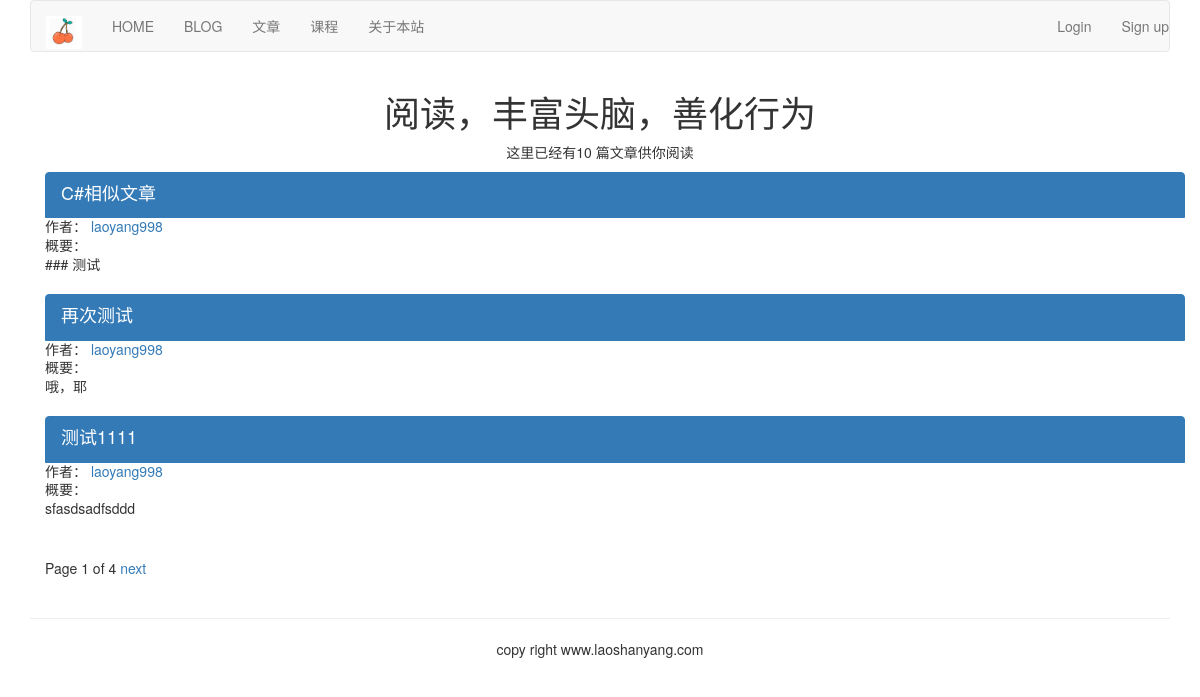
Page /article/list_article_titles on the earlier database version.
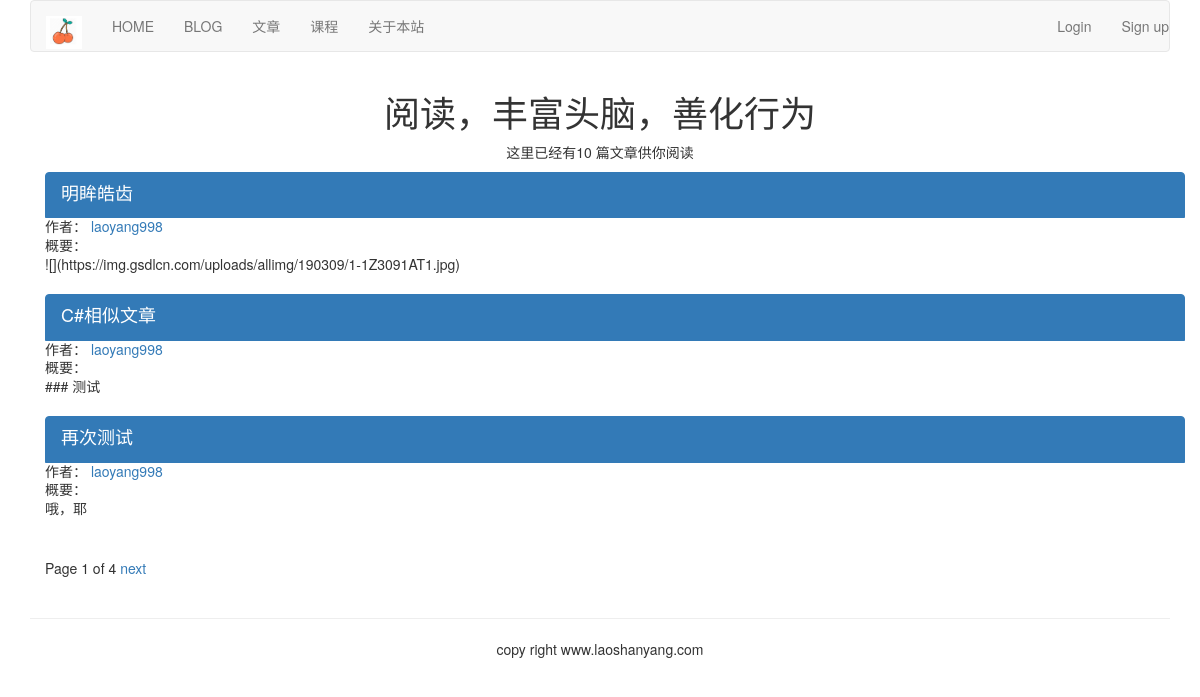
Same page on the later database version.
### article/models.py (models this page shows, shortened)
class ArticlePost(models.Model):
    author = models.ForeignKey(User, related_name='article', on_delete=models.CASCADE)
    title = models.CharField(max_length=200)
    slug = models.SlugField(max_length=500)
    column = models.ForeignKey(ArticleColumn, related_name='article_colum', on_delete=models.CASCADE)
    body = models.TextField()
    created = models.DateTimeField(default=timezone.now)
    update = models.DateTimeField(auto_now=True)
    users_like = models.ManyToManyField(User, related_name='articles_like', blank=True)
    article_views = models.IntegerField(default=0)
    article_tag=models.ManyToManyField(ArticleTag,related_name='article_tag',blank=True)
    class Meta:
        ordering = ('-update',)
        index_together = (('id', 'slug'),)
    def get_url_path(self):
        return reverse('article:list_article_detail', args=[self.id, self.slug])

### article/list_views.py (the view)
# urls.py: path('list_article_titles', list_views.article_titles, name='list_article_titles'),
def article_titles(request, username=None):
    if username:
        user = User.objects.get(username=username)
        article_title = ArticlePost.objects.filter(author=user)
        try:
            userinfo = user.userinfo
        except:
            userinfo = None
    else:
        article_title = ArticlePost.objects.all()
    paginator = Paginator(article_title, 3)
    page = request.GET.get('page')
    try:
        current_page = paginator.page(page)
        articles = current_page.object_list
    except PageNotAnInteger:
        current_page = paginator.page(1)
        articles = current_page.object_list
    except EmptyPage:
        current_page = paginator(paginator.num_pages)
        articles = current_page.object_list
    if username:
        return render(request, 'article/list/author_articles.html', {'articles': articles,
                                                                     'page': current_page,
                                                                     'userinfo': userinfo,
                                                                     'user': user})
    return render(request, 'article/list/article_titles.html', {'articles': articles,
                                                                'page': current_page})

### article/templatetags/article_tags.py (called while the page is built)
@register.simple_tag
def total_article():
    return ArticlePost.objects.count()

### templates/article/list/article_titles.html (shortened to what this page needs)
{% extends 'base.html' %}
{% load article_tags %}
{% block content %}
    <div class="row text-center vertical-middle-sm">
        <h1>阅读，丰富头脑，善化行为</h1>
        <p>这里已经有{% total_article %} 篇文章供你阅读</p>
    </div>
    <div class="container">
        {% for article in articles %}
            <div class="list-group">
                <a href=" {{ article.get_url_path }}" class="list-group-item active">
                    <h4 class="list-group-item-heading">{{ article.title }}</h4>
                </a>
                <p class="list-group-item-text">作者：
                    <a href="{% url 'article:author_articles' article.author.username %}">
                        {{ article.author.username }}</a></p>
                <p class="list-group-item-text">概要：{{ article.body|slice:'70'|linebreaks }}</p>
            </div>
        {% endfor %}
        {% include 'paginator.html' %}
    </div>
{% endblock %}

Differences in the rows shown:
no longer on this page (row unchanged): ArticlePost: title "测试1111", author.username "laoyang998", body "sfasdsadfsddd"
now on this page (row edited): ArticlePost: title "明眸皓齿", author.username "laoyang998", body "![](https://img.gsdlcn.com/uploads/allimg/190309/1-1Z3091AT1.jpg)"
